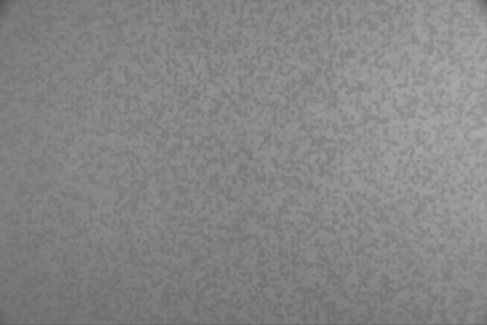
#> input picture varify_5/haze/mid/2.bmp, 487 x 325 px, found by its file name; its folder holds 4 pictures in this run
$ python Histogram_Equalization.py
#> lines starting #> are read from the running program, lines starting #| are printed output that depends on the picture

import cv2
import numpy as np
#import matplotlib.pyplot as plt
import os
def Origin_histogram( img ):
    #建立原始图像各灰度级的灰度值与像素个数对应表
    histogram = {}
    for i in range( img.shape[0] ):
        for j in range( img.shape[1] ):
            k = img[i][j]
            if k in histogram:
                histogram[k] += 1
            else:
                histogram[k] = 1

    sorted_histogram = {}#建立排好序的映射表
    sorted_list = sorted( histogram )#根据灰度值进行从低至高的排序

    for j in range( len( sorted_list ) ):
        sorted_histogram[ sorted_list[j] ] = histogram[ sorted_list[j] ]

    return sorted_histogram

def equalization_histogram( histogram, img ):

    pr = {}#建立概率分布映射表

    for i in histogram.keys():
        pr[i] = histogram[i] / ( img.shape[0] * img.shape[1] )

    tmp = 0
    for m in pr.keys():
        tmp += pr[m]
        pr[m] =  max( histogram ) * tmp

    new_img = np.zeros( shape = ( img.shape[0], img.shape[1] ), dtype = np.uint8 )

    for k in range( img.shape[0] ):
        for l in range( img.shape[1] ):
            new_img[k][l] = pr[img[k][l]]

    return new_img


def GrayHist( img ):
    # 计算灰度直方图
    height, width = img.shape[:2]
    grayHist = np.zeros([256], np.uint64)
    for i in range(height):
        for j in range(width):
            grayHist[img[i][j]] += 1
    return grayHist

if __name__ == '__main__':
    #读取原始图像
    path="./essay/varify/haze/mid"
    path1="./essay/varify/dehaze"
    mode='he-m'
    if os.path.exists(os.path.join(path1,mode))==False:
        os.mkdir(os.path.join(path1,mode))
    for i in os.listdir(path):
        img = cv2.imread( os.path.join(path,i), cv2.IMREAD_GRAYSCALE )
#> img is the input picture: shape (325, 487); min 85, max 171, mean 133.3
        #计算原图灰度直方图
        origin_histogram = Origin_histogram( img )
#> after the loop in Origin_histogram, `for i in range( img.shape[0] ):`: histogram = 86 items
#> in Origin_histogram, `sorted_list = sorted( histogram )#根据灰度值进行从低至高的排序`: sorted_list = 86 values from 85 to 171
#> the loop in Origin_histogram, `for j in range( len( sorted_list ) ):` made 86 passes
#> after the loop in Origin_histogram, `for j in range( len( sorted_list ) ):`: sorted_histogram = 86 items
#> origin_histogram = 86 items
        #直方图均衡化
        new_img = equalization_histogram( origin_histogram, img )
#> the loop in equalization_histogram, `for i in histogram.keys():` made 86 passes
#> i on passes 1 to 12: 85, 87, 88, 89, 90, 91, 92, 93, 94, 95, 96, 97
#> the loop in equalization_histogram, `for m in pr.keys():` made 86 passes
#> (m, tmp) on passes 1 to 12: (85, 6.32e-06), (87, 1.9e-05), (88, 3.79e-05), (89, 5.05e-05), (90, 7.58e-05), (91, 9.48e-05), (92, 0.000126), (93, 0.000145), (94, 0.000164), (95, 0.000215), (96, 0.00024), (97, 0.000284)
#> after the loop in equalization_histogram, `for m in pr.keys():`: tmp = 1
#> after the loop in equalization_histogram, `for k in range( img.shape[0] ):`:
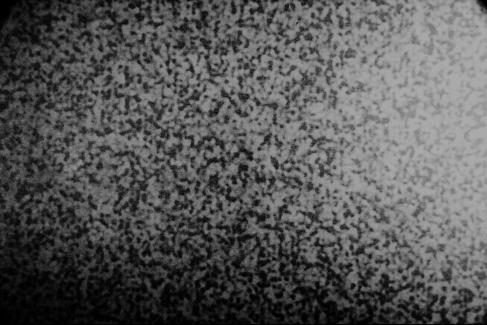
#> new_img: shape (325, 487); min 0, max 171, mean 87.2

        # 绘制灰度直方图
        cv2.imwrite(os.path.join(path1,mode,i), new_img)
#> pass 2 of the loop `for i in os.listdir(path):`:
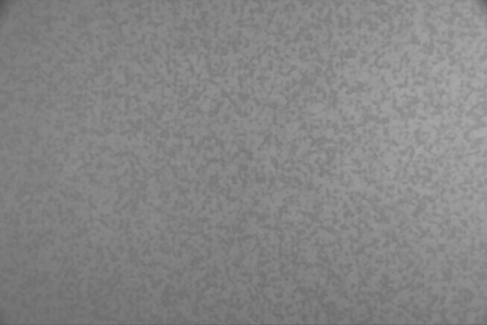
#> input picture varify_5/haze/mid/xy_0.bmp, 487 x 325 px, found by its file name
#> img is the input picture: shape (325, 487); min 85, max 170, mean 133.2
#> the loop in Origin_histogram (call 2), `for j in range( len( sorted_list ) ):` made 85 passes
#> origin_histogram = 85 items
#> the loop in equalization_histogram (call 2), `for i in histogram.keys():` made 85 passes
#> the loop in equalization_histogram (call 2), `for m in pr.keys():` made 85 passes
#> after the loop in equalization_histogram (call 2), `for m in pr.keys():`: tmp = 1
#> after the loop in equalization_histogram (call 2), `for k in range( img.shape[0] ):`:
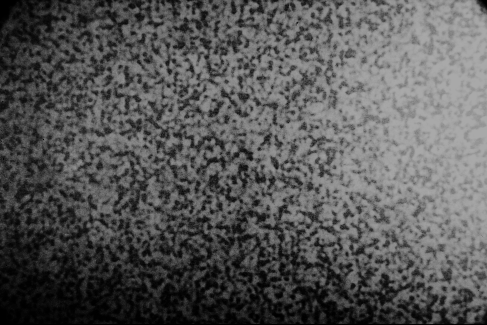
#> new_img: shape (325, 487); min 0, max 169, mean 86.8
#> pass 3 of the loop `for i in os.listdir(path):`:
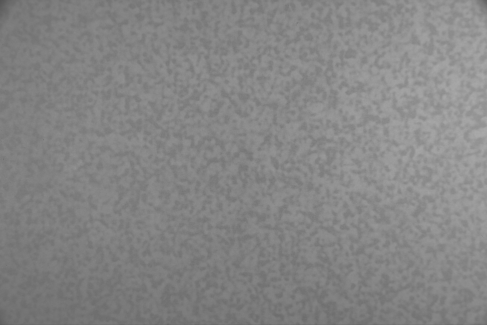
#> input picture varify_5/haze/mid/xy_1.bmp, 487 x 325 px, found by its file name
#> img is the input picture: shape (325, 487); min 85, max 170, mean 133.2
#> origin_histogram = 86 items
#> the loop in equalization_histogram (call 3), `for i in histogram.keys():` made 86 passes
#> the loop in equalization_histogram (call 3), `for m in pr.keys():` made 86 passes
#> tmp on passes 1 to 8: 6.32e-06, 1.26e-05, 2.53e-05, 4.42e-05, 5.05e-05, 7.58e-05, 9.48e-05, 0.000126
#> after the loop in equalization_histogram (call 3), `for m in pr.keys():`: tmp = 1
#> after the loop in equalization_histogram (call 3), `for k in range( img.shape[0] ):`:
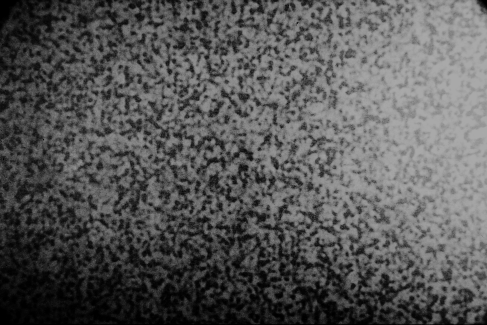
#> new_img: shape (325, 487); min 0, max 170, mean 86.8
#> the loop made 4 passes; the first 3 are shown
